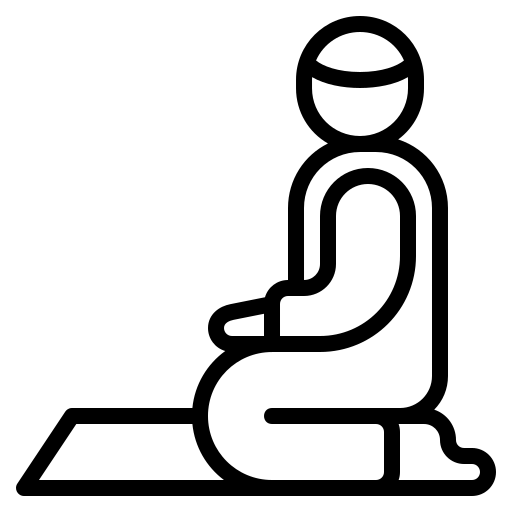
#> input picture icon-solat/duduk.png, 512 x 512 px, found by its file name; its folder holds only this picture in this run
$ python svg_trace_v3.py
#> lines starting #> are read from the running program, lines starting #| are printed output that depends on the picture; after the words box and inside, x2 and y2 are one past the last pixel; in counts of white or black regions, pixels touching at a corner belong together
#!/usr/bin/env python3
"""
Fixed SVG converter for RGBA line-art icons.
These are PNGs with transparent background — black lines on alpha.
Proper approach: composite onto white background first, then trace.
"""

from PIL import Image
import numpy as np
import cv2
import os

def load_with_alpha(png_path, target_size=400):
    """Load RGBA PNG, composite onto white background."""
#> called with target_size = 400
    img = Image.open(png_path).convert("RGBA")
#> img is the input picture: PIL image 512x512 RGBA; mean R, G, B, A 0, 0, 0, 41.9

    # Create white background
    bg = Image.new("RGBA", img.size, (255, 255, 255, 255))
#> bg: PIL image 512x512 RGBA; every value is 255
    # Composite
    composite = Image.alpha_composite(bg, img)
    # Convert to greyscale
    grey = composite.convert("L")
    grey = grey.resize((target_size, target_size), Image.LANCZOS)
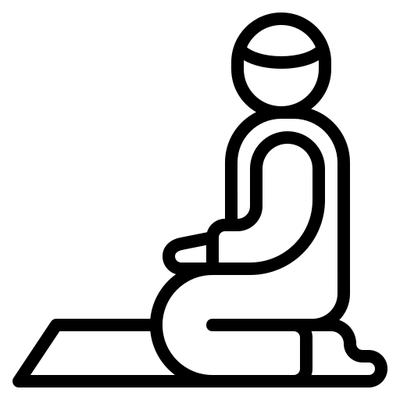
#> grey: PIL image 400x400 L; min 0, max 255, mean 213.1

    return np.array(grey, dtype=np.uint8)


def convert_best(png_path, target_size=400):
    """Best approach: composite RGBA on white, then use filled contour tracing."""
    arr = load_with_alpha(png_path, target_size)

    print(f"  Pixel stats after compositing:")
    print(f"    Mean: {arr.mean():.1f}, Min: {arr.min()}, Max: {arr.max()}")
#|     Mean: 213.1, Min: 0, Max: 255
    print(f"    Black (<50): {np.sum(arr < 50)} ({np.sum(arr < 50)/arr.size*100:.1f}%)")
#|     Black (<50): 25088 (15.7%)
    print(f"    White (>200): {np.sum(arr > 200)} ({np.sum(arr > 200)/arr.size*100:.1f}%)")
#|     White (>200): 132328 (82.7%)

    # Threshold to get black lines
    _, binary = cv2.threshold(arr, 200, 255, cv2.THRESH_BINARY)
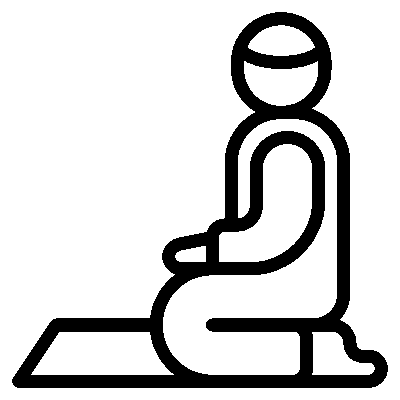
#> binary: shape (400, 400); 82.7% white; 1 black region, box (x1, y1, x2, y2) and area: (12, 12, 388, 388) 27672

    # Invert: black lines become white regions to trace
    lines = 255 - binary
#> lines: shape (400, 400); 17.3% white; 1 white region

    # Find contours of the line regions
    contours, _ = cv2.findContours(lines, cv2.RETR_LIST, cv2.CHAIN_APPROX_SIMPLE)
#> contours = 8 contours; box (x1, y1, x2, y2) and area: (12, 12, 388, 388) 61706, (162, 118, 338, 376) 18258, (218, 143, 313, 263) 6357, (30, 331, 175, 376) 5034, (243, 60, 319, 107) 2433, (311, 331, 376, 376) 1818, (247, 24, 316, 57) 1562, (174, 245, 207, 263) 440
    print(f"  Raw contours: {len(contours)}")
#|   Raw contours: 8

    svg_paths = []
    for contour in contours:
        area = cv2.contourArea(contour)
        if area < 15:
            continue

        # Simplify
        epsilon = 1.5
        approx = cv2.approxPolyDP(contour, epsilon, True)

        d_parts = []
        for i, pt in enumerate(approx):
            x, y = pt[0][0], pt[0][1]
            sy = target_size - y
            if i == 0:
                d_parts.append(f"M{x} {sy}")
            else:
                d_parts.append(f"L{x} {sy}")

        if len(d_parts) > 1:
            d_parts.append("Z")
            svg_paths.append('<path d="' + ' '.join(d_parts) + '"/>')
#> this loop made 8 passes
#> area on passes 1 to 8: 1818.5, 5033.5, 440.5, 6357, 18258.5, 2433, 1562, 61705.5
#> after the loop, svg_paths = 8 items

    if not svg_paths:
        return None

    svg = f'''<svg xmlns="http://www.w3.org/2000/svg" viewBox="0 0 {target_size} {target_size}" width="{target_size}" height="{target_size}>
<g fill="#000000">
{chr(10).join(svg_paths)}
</g>
</svg>'''

    return svg


def convert_stroke_based(png_path, target_size=400):
    """Stroke-based: detect edges of black lines, output as strokes.
    Better visual result for IoT displays with thicker strokes."""
#> called with target_size = 400
    arr = load_with_alpha(png_path, target_size)

    # Invert (black=255, white=0) for Canny
    inverted = 255 - arr
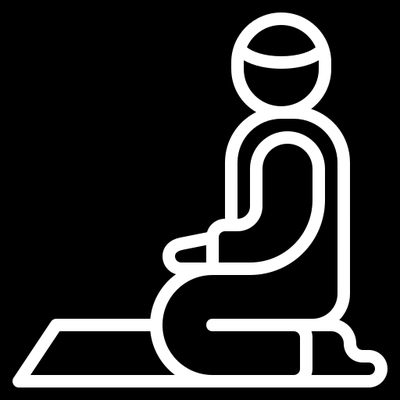
#> inverted: shape (400, 400); min 0, max 255, mean 41.9

    # Edge detection
    edges = cv2.Canny(inverted, 30, 100)
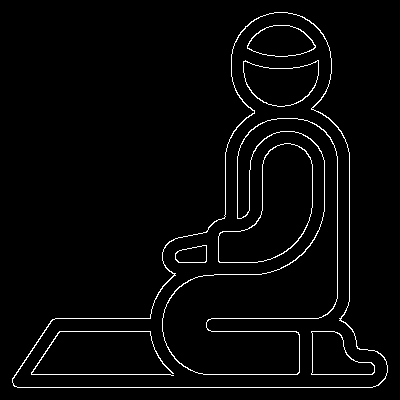
#> edges: shape (400, 400); 2.7% white in thin lines or dots, all inside (x1, y1, x2, y2) = (12, 12, 388, 388)

    # Find edge contours
    contours, _ = cv2.findContours(edges, cv2.RETR_LIST, cv2.CHAIN_APPROX_SIMPLE)
#> contours = 15 contours; largest, box (x1, y1, x2, y2) and area: (12, 12, 388, 388) 61920, (12, 12, 388, 388) 61684, (162, 118, 338, 375) 18112, (162, 118, 338, 375) 17954, (218, 143, 313, 263) 6360
    print(f"  Edge contours: {len(contours)}")
#|   Edge contours: 15

    svg_paths = []
    for contour in contours:
        length = cv2.arcLength(contour, False)
        if length < 20:
            continue

        epsilon = 1.0
        approx = cv2.approxPolyDP(contour, epsilon, False)

        d_parts = []
        for i, pt in enumerate(approx):
            x, y = pt[0][0], pt[0][1]
            sy = target_size - y
            if i == 0:
                d_parts.append(f"M{x} {sy}")
            else:
                d_parts.append(f"L{x} {sy}")

        if len(d_parts) > 1:
            d_parts.append("Z")
            svg_paths.append('<path d="' + ' '.join(d_parts) + '"/>')
#> this loop made 15 passes
#> length on passes 1 to 12: 195.6, 176.4, 586.9, 82.63, 84.97, 372, 371.4, 1255.7, 1243, 216.9, 221.4, 162.2
#> after the loop, svg_paths = 15 items

    if not svg_paths:
        return None

    svg = f'''<svg xmlns="http://www.w3.org/2000/svg" viewBox="0 0 {target_size} {target_size}" width="{target_size}" height="{target_size}>
<g fill="none" stroke="#000000" stroke-width="3" stroke-linecap="round" stroke-linejoin="round">
{chr(10).join(svg_paths)}
</g>
</svg>'''

    return svg


if __name__ == "__main__":
    src_dir = "/home/astro/hermes-project/02-PROJECTS/AlatBantuSolat/icon-solat"
    out_dir = os.path.join(src_dir, "svg")
    os.makedirs(out_dir, exist_ok=True)

    for fname in sorted(os.listdir(src_dir)):
        if not fname.endswith(".png"):
            continue

        png_path = os.path.join(src_dir, fname)
        name = os.path.splitext(fname)[0]

        print(f"\n{'='*50}")
        print(f"  {name}")
        print(f"{'='*50}")

        # Method A: Fill-based (silhouette)
        svg_fill = convert_best(png_path, target_size=400)

        if svg_fill:
            svg_path = os.path.join(out_dir, f"{name}-fill.svg")
            with open(svg_path, 'w') as f:
                f.write(svg_fill)
            print(f"  ✅ FILL: {svg_path} ({os.path.getsize(svg_path)} bytes)")

        # Method B: Stroke-based
        svg_stroke = convert_stroke_based(png_path, target_size=400)

        if svg_stroke:
            svg_path = os.path.join(out_dir, f"{name}-stroke.svg")
            with open(svg_path, 'w') as f:
                f.write(svg_stroke)
            print(f"  ✅ STROKE: {svg_path} ({os.path.getsize(svg_path)} bytes)")

    print(f"\n{'='*50}")
    print("  FINAL OUTPUTS")
    print(f"{'='*50}")
#> (the run stopped early here; a loop or call above may not have finished)
